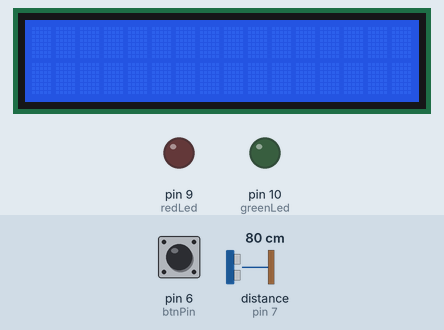
Simulated run of this sketch. Board: Arduino Uno, built with avr-gcc and run on an emulated ATmega328P. Parts: 16×2 character LCD, output pins drawn as LEDs (lit = HIGH). Inputs (shaded band) come from the test bench; at power-on: pin 6 (btnPin) HIGH, distance to the obstacle (sensor on pin 7) 80 cm. The echo pulse lasts 58.3 µs per cm; pins used as bus, display or sensor lines are not drawn.

Above: at 1.2 s.
1.3 s: pin 6 (btnPin) pulled LOW for 1 s
At 2.0 s:
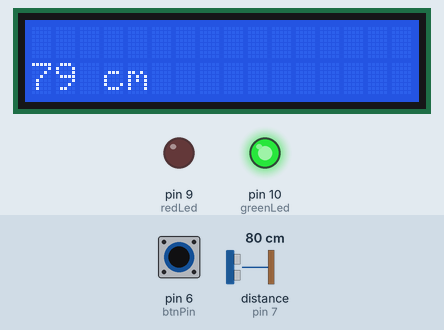
3.8 s: distance to the obstacle (sensor on pin 7) set to 2 cm
At 8.3 s:
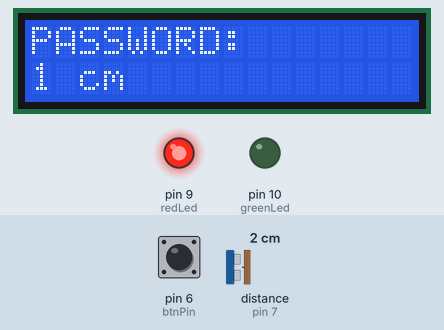
Timing chart, 0 to 9.8 s (numbered marks = the images above; inputs shaded):
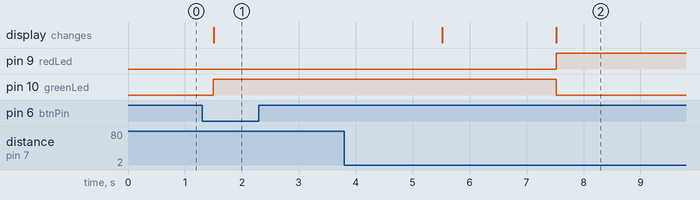

Measured:
- after the input at 1.3 s, pin 10 (greenLed): LOW → HIGH after 0.20 s; the display: changes after 0.21 s (image 1)
- after the input at 3.8 s, pin 9 (redLed): LOW → HIGH after 3.7 s; pin 10 (greenLed): HIGH → LOW after 3.7 s; the display: first changes after 1.7 s (image 2 shows a later state)

The sketch:

Ultrasonic_Range_Finder.ino
```cpp
/*press the btn to start the program.
  when the distance is <10, you must enter a password into the serial monitor
  if password is wrong, you may retry as many times as you like
  if password is right, you have 4 secs. to 'enter' and then you must press btn again to restart */

//all the 'includes'
#include <LiquidCrystal.h>
// the pins connected to the Ultrasonic sensor
int echoPin = 7;
int trigPin = 8;
//button
int btnPin = 6;
boolean STAET = HIGH;
//LCD
LiquidCrystal lcd(12, 11, 5, 4, 3, 2);
//LEDS
const int greenLed = 10;
const int redLed = 9;
//password
int password = 56787;
void setup()
{
    // set up serial
    Serial.begin(9600);
    // set the pinmode on our ultrasonic echo, and tric pins
    pinMode(echoPin, INPUT);
    pinMode(trigPin, OUTPUT);
    // set the LCD screen
    lcd.begin(16, 2);
    lcd.clear(); //erase everything
    // set the BTN
    pinMode(btnPin, INPUT_PULLUP);
    // set the LEDs
    pinMode(greenLed, OUTPUT);
    pinMode(redLed, OUTPUT);
}

void loop()
{
    if(debounce(STAET) == LOW && STAET == HIGH) //aka btn pressed
    {
        digitalWrite(greenLed, HIGH);
        digitalWrite(redLed, LOW);
        int distanceCentimeters;
        int pulseLenMicroseconds;
        while (1 == 1) //forever loop
        {
            // bit-bang a small square wave
            // on the trig pin to start the range
            // finder
            digitalWrite(trigPin, LOW);
            delayMicroseconds(20);
            digitalWrite(trigPin, HIGH);
            delayMicroseconds(100);
            digitalWrite(trigPin, LOW);

            // measure the pulse length from the echo pin
            pulseLenMicroseconds = pulseIn(echoPin, HIGH);

            // calculate the distance using the speed of sound
            distanceCentimeters = pulseLenMicroseconds / 29.387 / 2;
            // print it on LCD
            lcd.clear();
            lcd.setCursor(0, 1);
            lcd.print(distanceCentimeters);
            lcd.print(" cm");
            delay(2000);
            if(distanceCentimeters < 10)
            {
                digitalWrite(greenLed, LOW); //green OFF
                digitalWrite(redLed, HIGH);  //red ON
                lcd.setCursor(0, 0);
                lcd.print("PASSWORD: ");
                while (1 == 1) //forever
                {
                    if(Serial.available() > 0)
                    {
                        int typed_password = Serial.read(); //read character over serial

                        if(typed_password == 't')
                        {
                            digitalWrite(greenLed, HIGH);
                            digitalWrite(redLed, LOW);
                            lcd.clear();
                            lcd.setCursor(0, 0);
                            lcd.print("You may enter");
                            delay(4000);
                            software_Reset();
                        }
                        else
                        {
                            lcd.setCursor(0, 0);
                            lcd.print("You are wrong.");
                            lcd.setCursor(0, 1);
                            lcd.print("Try again:");
                        }
                    }
                }
            }
        }
    }
    else
    {
        digitalWrite(greenLed, LOW);
    }
}
boolean debounce(boolean State) //make sure btn is pressed ONCE
{
    boolean stateNow = digitalRead(btnPin);
    if (stateNow != State)
    {
        delay(200);
        stateNow = digitalRead(btnPin);
    }
    return stateNow;
}

void software_Reset() //restart program without pressing the button
{
    asm volatile ("  jmp 0");
}
```
